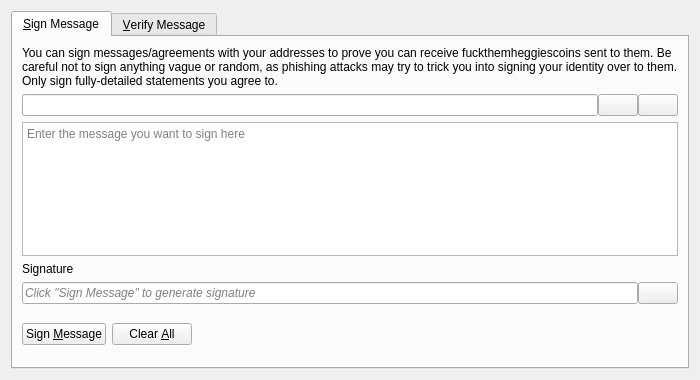
<?xml version="1.0" encoding="UTF-8"?>
<ui version="4.0">
 <class>SignVerifyMessageDialog</class>
 <widget class="QDialog" name="SignVerifyMessageDialog">
  <property name="geometry">
   <rect>
    <x>0</x>
    <y>0</y>
    <width>700</width>
    <height>380</height>
   </rect>
  </property>
  <property name="windowTitle">
   <string>Signatures - Sign / Verify a Message</string>
  </property>
  <property name="modal">
   <bool>true</bool>
  </property>
  <layout class="QVBoxLayout" name="verticalLayout">
   <item>
    <widget class="QTabWidget" name="tabWidget">
     <property name="currentIndex">
      <number>0</number>
     </property>
     <widget class="QWidget" name="tabSignMessage">
      <attribute name="title">
       <string>&amp;Sign Message</string>
      </attribute>
      <layout class="QVBoxLayout" name="verticalLayout_SM">
       <item>
        <widget class="QLabel" name="infoLabel_SM">
         <property name="text">
          <string>You can sign messages/agreements with your addresses to prove you can receive fuckthemheggiescoins sent to them. Be careful not to sign anything vague or random, as phishing attacks may try to trick you into signing your identity over to them. Only sign fully-detailed statements you agree to.</string>
         </property>
         <property name="textFormat">
          <enum>Qt::PlainText</enum>
         </property>
         <property name="wordWrap">
          <bool>true</bool>
         </property>
        </widget>
       </item>
       <item>
        <layout class="QHBoxLayout" name="horizontalLayout_1_SM">
         <property name="spacing">
          <number>0</number>
         </property>
         <item>
          <widget class="QValidatedLineEdit" name="addressIn_SM">
           <property name="toolTip">
            <string>The Fuckthemheggiescoin address to sign the message with</string>
           </property>
          </widget>
         </item>
         <item>
          <widget class="QPushButton" name="addressBookButton_SM">
           <property name="toolTip">
            <string>Choose previously used address</string>
           </property>
           <property name="text">
            <string/>
           </property>
           <property name="icon">
            <iconset resource="../bitcoin.qrc">
             <normaloff>:/icons/address-book</normaloff>:/icons/address-book</iconset>
           </property>
           <property name="shortcut">
            <string>Alt+A</string>
           </property>
           <property name="autoDefault">
            <bool>false</bool>
           </property>
          </widget>
         </item>
         <item>
          <widget class="QPushButton" name="pasteButton_SM">
           <property name="toolTip">
            <string>Paste address from clipboard</string>
           </property>
           <property name="text">
            <string/>
           </property>
           <property name="icon">
            <iconset resource="../bitcoin.qrc">
             <normaloff>:/icons/editpaste</normaloff>:/icons/editpaste</iconset>
           </property>
           <property name="shortcut">
            <string>Alt+P</string>
           </property>
           <property name="autoDefault">
            <bool>false</bool>
           </property>
          </widget>
         </item>
        </layout>
       </item>
       <item>
        <widget class="QPlainTextEdit" name="messageIn_SM">
         <property name="toolTip">
          <string>Enter the message you want to sign here</string>
         </property>
         <property name="placeholderText">
          <string>Enter the message you want to sign here</string>
         </property>
        </widget>
       </item>
       <item>
        <widget class="QLabel" name="signatureLabel_SM">
         <property name="text">
          <string>Signature</string>
         </property>
         <property name="textFormat">
          <enum>Qt::PlainText</enum>
         </property>
        </widget>
       </item>
       <item>
        <layout class="QHBoxLayout" name="horizontalLayout_2_SM">
         <property name="spacing">
          <number>0</number>
         </property>
         <item>
          <widget class="QLineEdit" name="signatureOut_SM">
           <property name="placeholderText">
            <string>Click "Sign Message" to generate signature</string>
           </property>
           <property name="font">
            <font>
             <italic>true</italic>
            </font>
           </property>
           <property name="readOnly">
            <bool>true</bool>
           </property>
          </widget>
         </item>
         <item>
          <widget class="QPushButton" name="copySignatureButton_SM">
           <property name="toolTip">
            <string>Copy the current signature to the system clipboard</string>
           </property>
           <property name="text">
            <string/>
           </property>
           <property name="icon">
            <iconset resource="../bitcoin.qrc">
             <normaloff>:/icons/editcopy</normaloff>:/icons/editcopy</iconset>
           </property>
           <property name="autoDefault">
            <bool>false</bool>
           </property>
          </widget>
         </item>
        </layout>
       </item>
       <item>
        <layout class="QHBoxLayout" name="horizontalLayout_3_SM">
         <item>
          <widget class="QPushButton" name="signMessageButton_SM">
           <property name="toolTip">
            <string>Sign the message to prove you own this Fuckthemheggiescoin address</string>
           </property>
           <property name="text">
            <string>Sign &amp;Message</string>
           </property>
           <property name="icon">
            <iconset resource="../bitcoin.qrc">
             <normaloff>:/icons/edit</normaloff>:/icons/edit</iconset>
           </property>
           <property name="autoDefault">
            <bool>false</bool>
           </property>
          </widget>
         </item>
         <item>
          <widget class="QPushButton" name="clearButton_SM">
           <property name="toolTip">
            <string>Reset all sign message fields</string>
           </property>
           <property name="text">
            <string>Clear &amp;All</string>
           </property>
           <property name="icon">
            <iconset resource="../bitcoin.qrc">
             <normaloff>:/icons/remove</normaloff>:/icons/remove</iconset>
           </property>
           <property name="autoDefault">
            <bool>false</bool>
           </property>
          </widget>
         </item>
         <item>
          <spacer name="horizontalSpacer_1_SM">
           <property name="orientation">
            <enum>Qt::Horizontal</enum>
           </property>
           <property name="sizeHint" stdset="0">
            <size>
             <width>40</width>
             <height>48</height>
            </size>
           </property>
          </spacer>
         </item>
         <item>
          <widget class="QLabel" name="statusLabel_SM">
           <property name="font">
            <font>
             <weight>75</weight>
             <bold>true</bold>
            </font>
           </property>
           <property name="text">
            <string/>
           </property>
           <property name="wordWrap">
            <bool>true</bool>
           </property>
          </widget>
         </item>
         <item>
          <spacer name="horizontalSpacer_2_SM">
           <property name="orientation">
            <enum>Qt::Horizontal</enum>
           </property>
           <property name="sizeHint" stdset="0">
            <size>
             <width>40</width>
             <height>48</height>
            </size>
           </property>
          </spacer>
         </item>
        </layout>
       </item>
      </layout>
     </widget>
     <widget class="QWidget" name="tabVerifyMessage">
      <attribute name="title">
       <string>&amp;Verify Message</string>
      </attribute>
      <layout class="QVBoxLayout" name="verticalLayout_VM">
       <item>
        <widget class="QLabel" name="infoLabel_VM">
         <property name="text">
          <string>Enter the receiver's address, message (ensure you copy line breaks, spaces, tabs, etc. exactly) and signature below to verify the message. Be careful not to read more into the signature than what is in the signed message itself, to avoid being tricked by a man-in-the-middle attack. Note that this only proves the signing party receives with the address, it cannot prove sendership of any transaction!</string>
         </property>
         <property name="textFormat">
          <enum>Qt::PlainText</enum>
         </property>
         <property name="alignment">
          <set>Qt::AlignLeading|Qt::AlignLeft|Qt::AlignTop</set>
         </property>
         <property name="wordWrap">
          <bool>true</bool>
         </property>
        </widget>
       </item>
       <item>
        <layout class="QHBoxLayout" name="horizontalLayout_1_VM">
         <property name="spacing">
          <number>0</number>
         </property>
         <item>
          <widget class="QValidatedLineEdit" name="addressIn_VM">
           <property name="toolTip">
            <string>The Fuckthemheggiescoin address the message was signed with</string>
           </property>
          </widget>
         </item>
         <item>
          <widget class="QPushButton" name="addressBookButton_VM">
           <property name="toolTip">
            <string>Choose previously used address</string>
           </property>
           <property name="text">
            <string/>
           </property>
           <property name="icon">
            <iconset resource="../bitcoin.qrc">
             <normaloff>:/icons/address-book</normaloff>:/icons/address-book</iconset>
           </property>
           <property name="shortcut">
            <string>Alt+A</string>
           </property>
           <property name="autoDefault">
            <bool>false</bool>
           </property>
          </widget>
         </item>
        </layout>
       </item>
       <item>
        <widget class="QPlainTextEdit" name="messageIn_VM">
          <property name="toolTip">
            <string>The signed message to verify</string>
          </property>
          <property name="placeholderText">
            <string>The signed message to verify</string>
          </property>
        </widget>
       </item>
       <item>
        <widget class="QValidatedLineEdit" name="signatureIn_VM">
          <property name="toolTip">
            <string>The signature given when the message was signed</string>
          </property>
          <property name="placeholderText">
            <string>The signature given when the message was signed</string>
          </property>
        </widget>
       </item>
       <item>
        <layout class="QHBoxLayout" name="horizontalLayout_2_VM">
         <item>
          <widget class="QPushButton" name="verifyMessageButton_VM">
           <property name="toolTip">
            <string>Verify the message to ensure it was signed with the specified Fuckthemheggiescoin address</string>
           </property>
           <property name="text">
            <string>Verify &amp;Message</string>
           </property>
           <property name="icon">
            <iconset resource="../bitcoin.qrc">
             <normaloff>:/icons/transaction_0</normaloff>:/icons/transaction_0</iconset>
           </property>
           <property name="autoDefault">
            <bool>false</bool>
           </property>
          </widget>
         </item>
         <item>
          <widget class="QPushButton" name="clearButton_VM">
           <property name="toolTip">
            <string>Reset all verify message fields</string>
           </property>
           <property name="text">
            <string>Clear &amp;All</string>
           </property>
           <property name="icon">
            <iconset resource="../bitcoin.qrc">
             <normaloff>:/icons/remove</normaloff>:/icons/remove</iconset>
           </property>
           <property name="autoDefault">
            <bool>false</bool>
           </property>
          </widget>
         </item>
         <item>
          <spacer name="horizontalSpacer_1_VM">
           <property name="orientation">
            <enum>Qt::Horizontal</enum>
           </property>
           <property name="sizeHint" stdset="0">
            <size>
             <width>40</width>
             <height>48</height>
            </size>
           </property>
          </spacer>
         </item>
         <item>
          <widget class="QLabel" name="statusLabel_VM">
           <property name="font">
            <font>
             <weight>75</weight>
             <bold>true</bold>
            </font>
           </property>
           <property name="text">
            <string/>
           </property>
           <property name="wordWrap">
            <bool>true</bool>
           </property>
          </widget>
         </item>
         <item>
          <spacer name="horizontalSpacer_2_VM">
           <property name="orientation">
            <enum>Qt::Horizontal</enum>
           </property>
           <property name="sizeHint" stdset="0">
            <size>
             <width>40</width>
             <height>48</height>
            </size>
           </property>
          </spacer>
         </item>
        </layout>
       </item>
      </layout>
     </widget>
    </widget>
   </item>
  </layout>
 </widget>
 <customwidgets>
  <customwidget>
   <class>QValidatedLineEdit</class>
   <extends>QLineEdit</extends>
   <header>qt/qvalidatedlineedit.h</header>
  </customwidget>
 </customwidgets>
 <resources>
  <include location="../bitcoin.qrc"/>
 </resources>
 <connections/>
</ui>
